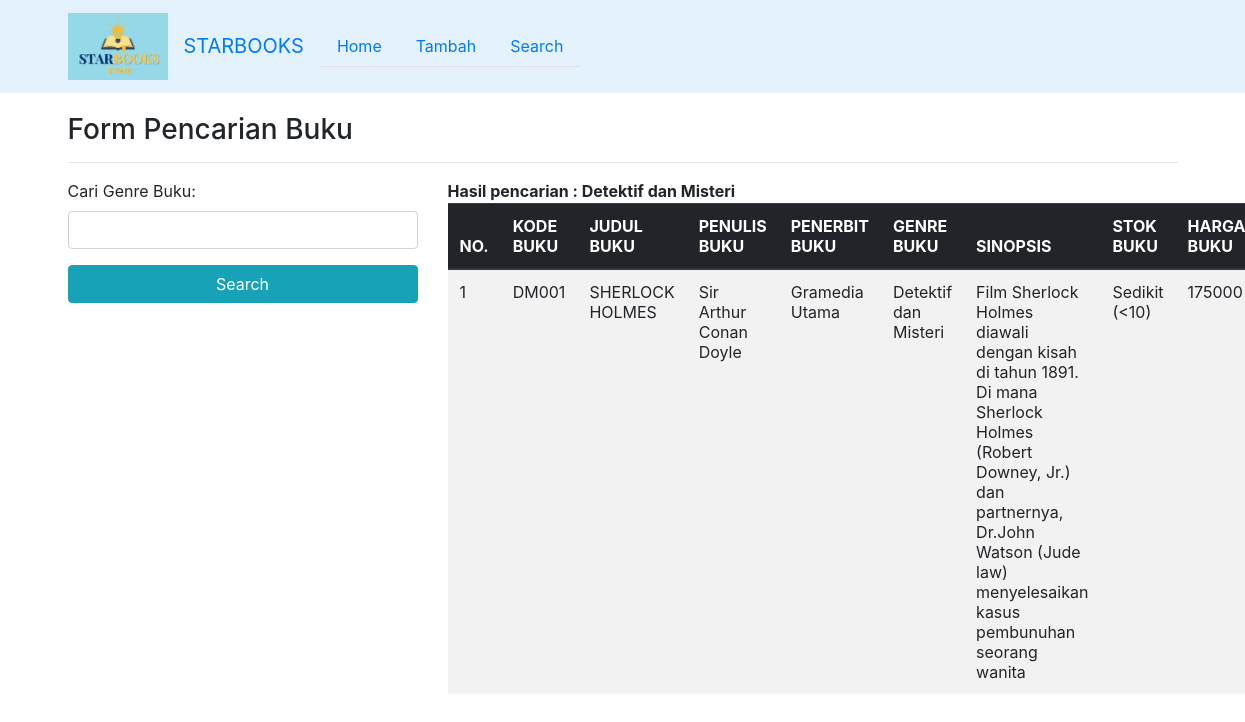
The app's page /cari.php?cari=Detektif dan Misteri with its own data.
### tables this page shows
CREATE TABLE `buku` (
  `kode_buku` varchar(10) NOT NULL,
  `judul` varchar(50) NOT NULL,
  `penulis` varchar(30) NOT NULL,
  `penerbit` varchar(30) NOT NULL,
  `genre` varchar(50) NOT NULL,
  `sinopsis` varchar(300) NOT NULL,
  `stok` varchar(20) NOT NULL,
  `harga` int(11) NOT NULL
);

### cari.php (the view, shortened to what this page needs)
<head>
  <link rel="stylesheet" href="https://stackpath.bootstrapcdn.com/bootstrap/4.1.3/css/bootstrap.min.css">
</head>
<body>
  <nav class="navbar navbar-expand-lg" style="background-color: #e3f2fd;">
    <div class="container">
      <a class="navbar-brand" href="#"><img src="logo1.png" width="100px"></a>
      <a class="navbar-brand" href="#">STARBOOKS</a>
      <div class="collapse navbar-collapse" id="navbarSupportedContent">
        <ul class="nav nav-tabs">
          <li class="nav-item">
        <a class="nav-link " aria-current="page" href="index.php">Home</a>
      </li>
      <li class="nav-item">
        <a class="nav-link" href="tambah.php">Tambah</a>
      </li>
      <li class="nav-item">
        <a class="nav-link" href="cari.php">Search</a>
      </li>
        </ul>
      </div>
    </div>
  </nav>
      <?php
      include 'config.php';
      ?>
      <div class="container" style="padding-top: 20px; padding-bottom: 20px;">
       <h3>Form Pencarian Buku</h3>
        <hr>
         <div class="row">
          <div class="col-sm-4">
          <form role="form" action="cari.php" method="get">
             <div class="form-group">
               <label>Cari Genre Buku:</label>
               <input type="text" name="cari" class="form-control">
             </div>
              <button type="submit" class="btn btn-info btn-block">Search</button>
          </form>
          </div>
         <div class="col-sm-8">
            <?php
             if(isset($_GET['cari'])){
             $cari = $_GET['cari'];
             echo "<b>Hasil pencarian : ".$cari."</b>";
            }
            ?>
            <table class="table table-striped table-hover dtabel">
              <thead class="thead-dark">
                <tr>
                  <th>NO.</th>
                  <th>KODE BUKU</th>
                  <th>JUDUL BUKU</th>
                  <th>PENULIS BUKU</th>
                  <th>PENERBIT BUKU</th>
                  <th>GENRE BUKU</th>
                  <th>SINOPSIS</th>
                  <th>STOK BUKU</th>
                  <th>HARGA BUKU</th>
                </tr>
              </thead>
              <tbody>
            <?php
            if(isset($_GET['cari'])){
            $cari = $_GET['cari'];
            $sql = mysqli_query($koneksi,"select * from buku where genre like '%".$cari."%'") or die(mysqli_error($koneksi));
            }else{
            $sql = mysqli_query($koneksi,"select * from buku");
            }
            $no = 1;
            while($data = mysqli_fetch_array($sql)){
            ?>
            <tr>
             <td><?php echo $no; ?></td>
             <td><?php echo $data['kode_buku']; ?></td>
             <td><?php echo $data['judul']; ?></td>
             <td><?php echo $data['penulis']; ?></td>
             <td><?php echo $data['penerbit']; ?></td>
             <td><?php echo $data['genre']; ?></td>
             <td><?php echo $data['sinopsis']; ?></td>
             <td><?php echo $data['stok']; ?></td>
             <td><?php echo $data['harga']; ?></td>
            </tr>
            <?php
          $no++;
        } ?>
            </table>
            </div>
           </div>
           </div>
</body>
</html>

### records on screen
buku: kode_buku "DM001", judul "SHERLOCK HOLMES", penulis "Sir Arthur Conan Doyle", penerbit "Gramedia Utama", genre "Detektif dan Misteri", sinopsis "Film Sherlock Holmes diawali dengan kisah di tahun 1891. Di mana Sherlock Holmes (Robert Downey, Jr.) dan partnernya, Dr.John Watson (Jude law) menyelesaikan kasus pembunuhan seorang wanita", stok "Sedikit (<10)", harga "175000"

### other values on screen
$cari "Detektif dan Misteri"
